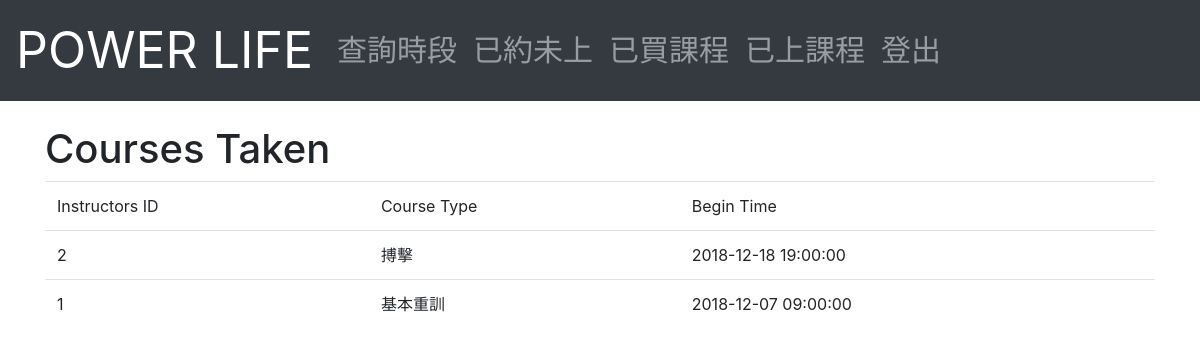
Page /Member/coursesTaken.php (signed in) on the earlier database version.
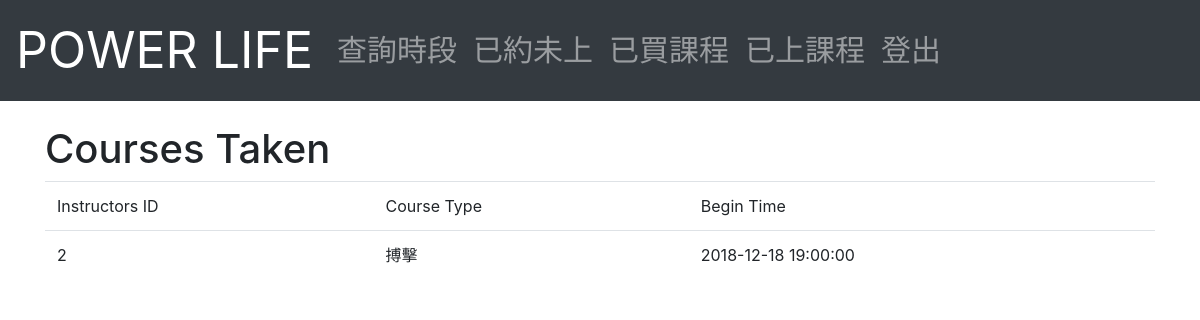
Same page on the later database version.
### tables this page shows
CREATE TABLE `appoint` (
  `Course_ID` int(6) NOT NULL,
  `I_ID` int(6) NOT NULL,
  `Begin_Time` datetime NOT NULL,
  `Status` char(15) NOT NULL DEFAULT 'Appoint'
);

CREATE TABLE `course` (
  `Course_ID` int(6) NOT NULL,
  `M_ID` int(6) NOT NULL,
  `Price` int(6) NOT NULL,
  `Course_Type` varchar(40) DEFAULT NULL,
  `Number_of_Period` int(3) NOT NULL,
  `Remaining_Number` int(3) NOT NULL,
  `Open_Time` datetime NOT NULL DEFAULT CURRENT_TIMESTAMP
);

### Member/coursesTaken.php (the view, shortened to what this page needs)
<?php	require_once('database.php'); ?>
<!DOCTYPE html>
<html lang="en">
<head>
  <link rel="stylesheet" href="https://stackpath.bootstrapcdn.com/bootstrap/4.1.3/css/bootstrap.min.css">
</head>
<body>
<?php echo file_get_contents('../navbar_M.html'); ?>
<div class="container">
	<br>
	<h1>Courses Taken</h1>
</div>
<div class="container">
<table class="table table-hover"  cellpadding="2" cellspacing="2">
	<thead>
	<tr>
		<td>Instructors ID</td>
		<td>Course Type</td>
		<td>Begin Time</td>
	</tr>
	</thead>
	<tbody>
		<?php
		$ID=$_SESSION['ID'];
		$result = mysqli_query($mysqli, "
		SELECT `I_ID`, `Course_Type`, `Begin_Time`, `Number_of_Period`-`Remaining_Number`
		FROM `course`, `appoint`
		WHERE `course`.`Course_ID`=`appoint`.`Course_ID` AND `appoint`.`Status`='Checkin' AND `course`.`M_ID`= '$ID'
		");
		while($query_data = mysqli_fetch_row($result)) {
		  echo "<tr>";
		  echo "<td>",$query_data[0], "</td>",
			   "<td>",$query_data[1], "</td>",
			   "<td>",$query_data[2], "</td>";
		  echo "</tr>";
		}
		?>
	</tbody>
</table>
</div>
</body>
</html>

Differences in the rows shown:
removed appoint: I_ID "1", Course_ID.Course_Type "基本重訓", Begin_Time "2018-12-07 09:00:00"
